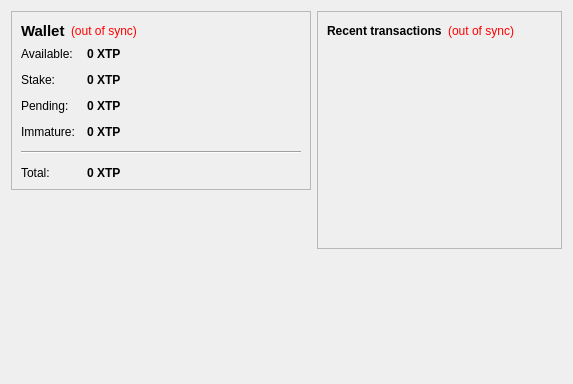
<?xml version="1.0" encoding="UTF-8"?>
<ui version="4.0">
 <class>OverviewPage</class>
 <widget class="QWidget" name="OverviewPage">
  <property name="geometry">
   <rect>
    <x>0</x>
    <y>0</y>
    <width>573</width>
    <height>342</height>
   </rect>
  </property>
  <property name="windowTitle">
   <string>Form</string>
  </property>
  <layout class="QHBoxLayout" name="horizontalLayout" stretch="1,1">
   <item>
    <layout class="QVBoxLayout" name="verticalLayout_2">
     <item>
      <widget class="QFrame" name="frame">
       <property name="frameShape">
        <enum>QFrame::StyledPanel</enum>
       </property>
       <property name="frameShadow">
        <enum>QFrame::Raised</enum>
       </property>
       <layout class="QVBoxLayout" name="verticalLayout_4">
        <item>
         <layout class="QHBoxLayout" name="horizontalLayout_4">
          <item>
           <widget class="QLabel" name="label_5">
            <property name="font">
             <font>
              <pointsize>11</pointsize>
              <weight>75</weight>
              <bold>true</bold>
             </font>
            </property>
            <property name="text">
             <string>Wallet</string>
            </property>
           </widget>
          </item>
          <item>
           <widget class="QLabel" name="labelWalletStatus">
            <property name="toolTip">
             <string>The displayed information may be out of date. Your wallet automatically synchronizes with the Isotope network after a connection is established, but this process has not completed yet.</string>
            </property>
            <property name="styleSheet">
             <string notr="true">QLabel { color: red; }</string>
            </property>
            <property name="text">
             <string notr="true">(out of sync)</string>
            </property>
            <property name="alignment">
             <set>Qt::AlignLeading|Qt::AlignLeft|Qt::AlignVCenter</set>
            </property>
           </widget>
          </item>
          <item>
           <spacer name="horizontalSpacer_2">
            <property name="orientation">
             <enum>Qt::Horizontal</enum>
            </property>
            <property name="sizeHint" stdset="0">
             <size>
              <width>40</width>
              <height>20</height>
             </size>
            </property>
           </spacer>
          </item>
         </layout>
        </item>
        <item>
         <layout class="QFormLayout" name="formLayout_2">
          <property name="fieldGrowthPolicy">
           <enum>QFormLayout::AllNonFixedFieldsGrow</enum>
          </property>
          <property name="horizontalSpacing">
           <number>12</number>
          </property>
          <property name="verticalSpacing">
           <number>12</number>
          </property>
          <item row="0" column="0">
           <widget class="QLabel" name="label">
            <property name="text">
             <string>Available:</string>
            </property>
           </widget>
          </item>
          <item row="0" column="1">
           <widget class="QLabel" name="labelBalance">
            <property name="font">
             <font>
              <weight>75</weight>
              <bold>true</bold>
             </font>
            </property>
            <property name="cursor">
             <cursorShape>IBeamCursor</cursorShape>
            </property>
            <property name="toolTip">
             <string>Your current spendable balance</string>
            </property>
            <property name="text">
             <string notr="true">0 XTP</string>
            </property>
            <property name="textInteractionFlags">
             <set>Qt::LinksAccessibleByMouse|Qt::TextSelectableByKeyboard|Qt::TextSelectableByMouse</set>
            </property>
           </widget>
          </item>
          <item row="1" column="0">
           <widget class="QLabel" name="label_6">
            <property name="text">
             <string>Stake:</string>
            </property>
           </widget>
          </item>
          <item row="1" column="1">
           <widget class="QLabel" name="labelStake">
            <property name="font">
             <font>
              <weight>75</weight>
              <bold>true</bold>
             </font>
            </property>
            <property name="cursor">
             <cursorShape>IBeamCursor</cursorShape>
            </property>
            <property name="toolTip">
             <string>Total of coins that was staked, and do not yet count toward the current balance</string>
            </property>
            <property name="text">
             <string notr="true">0 XTP</string>
            </property>
            <property name="textInteractionFlags">
             <set>Qt::LinksAccessibleByMouse|Qt::TextSelectableByKeyboard|Qt::TextSelectableByMouse</set>
            </property>
           </widget>
          </item>
          <item row="2" column="0">
           <widget class="QLabel" name="label_3">
            <property name="text">
             <string>Pending:</string>
            </property>
           </widget>
          </item>
          <item row="2" column="1">
           <widget class="QLabel" name="labelUnconfirmed">
            <property name="font">
             <font>
              <weight>75</weight>
              <bold>true</bold>
             </font>
            </property>
            <property name="cursor">
             <cursorShape>IBeamCursor</cursorShape>
            </property>
            <property name="toolTip">
             <string>Total of transactions that have yet to be confirmed, and do not yet count toward the current balance</string>
            </property>
            <property name="text">
             <string notr="true">0 XTP</string>
            </property>
            <property name="textInteractionFlags">
             <set>Qt::LinksAccessibleByMouse|Qt::TextSelectableByKeyboard|Qt::TextSelectableByMouse</set>
            </property>
           </widget>
          </item>
          <item row="3" column="0">
           <widget class="QLabel" name="labelImmatureText">
            <property name="text">
             <string>Immature:</string>
            </property>
           </widget>
          </item>
          <item row="3" column="1">
           <widget class="QLabel" name="labelImmature">
            <property name="font">
             <font>
              <weight>75</weight>
              <bold>true</bold>
             </font>
            </property>
            <property name="toolTip">
             <string>Mined balance that has not yet matured</string>
            </property>
            <property name="text">
             <string notr="true">0 XTP</string>
            </property>
            <property name="textInteractionFlags">
             <set>Qt::LinksAccessibleByMouse|Qt::TextSelectableByKeyboard|Qt::TextSelectableByMouse</set>
            </property>
           </widget>
          </item>
          <item row="4" column="0" colspan="2">
           <widget class="Line" name="line">
            <property name="orientation">
             <enum>Qt::Horizontal</enum>
            </property>
           </widget>
          </item>
          <item row="5" column="0">
           <widget class="QLabel" name="labelTotalText">
            <property name="text">
             <string>Total:</string>
            </property>
           </widget>
          </item>
          <item row="5" column="1">
           <widget class="QLabel" name="labelTotal">
            <property name="font">
             <font>
              <weight>75</weight>
              <bold>true</bold>
             </font>
            </property>
            <property name="cursor">
             <cursorShape>IBeamCursor</cursorShape>
            </property>
            <property name="toolTip">
             <string>Your current total balance</string>
            </property>
            <property name="text">
             <string notr="true">0 XTP</string>
            </property>
            <property name="textInteractionFlags">
             <set>Qt::LinksAccessibleByMouse|Qt::TextSelectableByKeyboard|Qt::TextSelectableByMouse</set>
            </property>
           </widget>
          </item>
         </layout>
        </item>
       </layout>
      </widget>
     </item>
     <item>
      <spacer name="verticalSpacer">
       <property name="orientation">
        <enum>Qt::Vertical</enum>
       </property>
       <property name="sizeHint" stdset="0">
        <size>
         <width>20</width>
         <height>40</height>
        </size>
       </property>
      </spacer>
     </item>
        <item>
         <widget class="QLabel" name="label_2">
          <property name="minimumSize">
           <size>
            <width>300</width>
            <height>177</height>
           </size>
          </property>
          <property name="text">
           <string>&lt;html&gt;&lt;head/&gt;&lt;body&gt;&lt;p align=&quot;center&quot;&gt;&lt;a href=&quot;https://Isotope.com&quot;&gt;&lt;span style=&quot; text-decoration: underline; color:#0000ff;&quot;&gt;&lt;img src=&quot;:/images/wallet&quot;/&gt;&lt;/span&gt;&lt;/a&gt;&lt;/p&gt;&lt;/body&gt;&lt;/html&gt;</string>
          </property>
         </widget>
        </item>
    </layout>
   </item>
   <item>
    <layout class="QVBoxLayout" name="verticalLayout_3">
     <item>
      <widget class="QFrame" name="frame_2">
       <property name="frameShape">
        <enum>QFrame::StyledPanel</enum>
       </property>
       <property name="frameShadow">
        <enum>QFrame::Raised</enum>
       </property>
       <layout class="QVBoxLayout" name="verticalLayout">
        <item>
         <layout class="QHBoxLayout" name="horizontalLayout_2">
          <item>
           <widget class="QLabel" name="label_4">
            <property name="text">
             <string>&lt;b&gt;Recent transactions&lt;/b&gt;</string>
            </property>
           </widget>
          </item>
          <item>
           <widget class="QLabel" name="labelTransactionsStatus">
            <property name="toolTip">
             <string>The displayed information may be out of date. Your wallet automatically synchronizes with the Isotope network after a connection is established, but this process has not completed yet.</string>
            </property>
            <property name="styleSheet">
             <string notr="true">QLabel { color: red; }</string>
            </property>
            <property name="text">
             <string notr="true">(out of sync)</string>
            </property>
            <property name="alignment">
             <set>Qt::AlignRight|Qt::AlignTrailing|Qt::AlignVCenter</set>
            </property>
           </widget>
          </item>
          <item>
           <spacer name="horizontalSpacer">
            <property name="orientation">
             <enum>Qt::Horizontal</enum>
            </property>
            <property name="sizeHint" stdset="0">
             <size>
              <width>40</width>
              <height>20</height>
             </size>
            </property>
           </spacer>
          </item>
         </layout>
        </item>
        <item>
         <widget class="QListView" name="listTransactions">
          <property name="styleSheet">
           <string notr="true">QListView { background: transparent; }</string>
          </property>
          <property name="frameShape">
           <enum>QFrame::NoFrame</enum>
          </property>
          <property name="verticalScrollBarPolicy">
           <enum>Qt::ScrollBarAlwaysOff</enum>
          </property>
          <property name="horizontalScrollBarPolicy">
           <enum>Qt::ScrollBarAlwaysOff</enum>
          </property>
          <property name="selectionMode">
           <enum>QAbstractItemView::NoSelection</enum>
          </property>
         </widget>
        </item>
       </layout>
      </widget>
     </item>
     <item>
      <spacer name="verticalSpacer_2">
       <property name="orientation">
        <enum>Qt::Vertical</enum>
       </property>
       <property name="sizeHint" stdset="0">
        <size>
         <width>20</width>
         <height>40</height>
        </size>
       </property>
      </spacer>
     </item>
    </layout>
   </item>
  </layout>
 </widget>
 <resources/>
 <connections/>
</ui>
